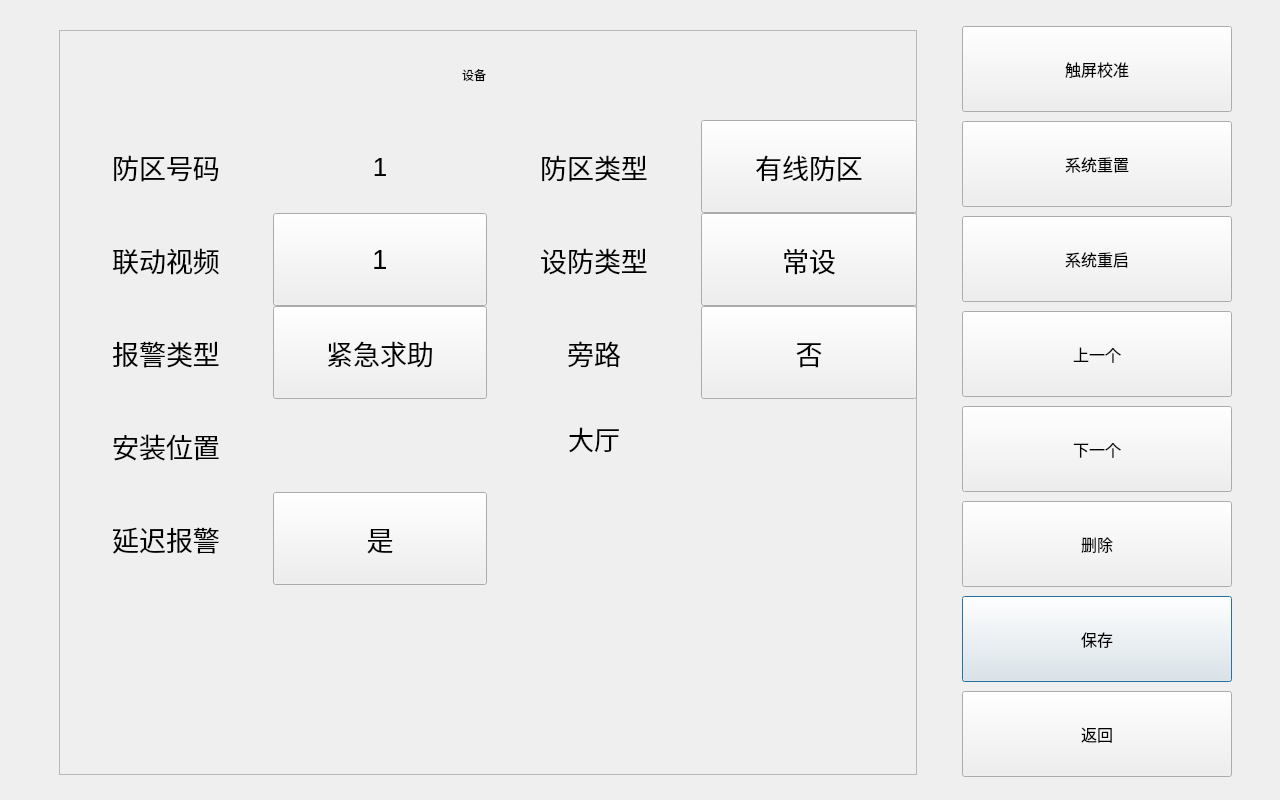
<?xml version="1.0" encoding="UTF-8"?>
<ui version="4.0">
 <class>AddDefenseDialog</class>
 <widget class="QDialog" name="AddDefenseDialog">
  <property name="geometry">
   <rect>
    <x>0</x>
    <y>0</y>
    <width>1280</width>
    <height>800</height>
   </rect>
  </property>
  <property name="windowTitle">
   <string>Dialog</string>
  </property>
  <widget class="CommonPushButton" name="pushButtonAddDefSave">
   <property name="geometry">
    <rect>
     <x>962</x>
     <y>596</y>
     <width>270</width>
     <height>86</height>
    </rect>
   </property>
   <property name="font">
    <font>
     <family>AlArabiya</family>
     <pointsize>12</pointsize>
    </font>
   </property>
   <property name="text">
    <string>保存</string>
   </property>
  </widget>
  <widget class="CommonPushButton" name="pushButtonAddDefDel">
   <property name="geometry">
    <rect>
     <x>962</x>
     <y>501</y>
     <width>270</width>
     <height>86</height>
    </rect>
   </property>
   <property name="font">
    <font>
     <family>AlArabiya</family>
     <pointsize>12</pointsize>
    </font>
   </property>
   <property name="text">
    <string>删除</string>
   </property>
  </widget>
  <widget class="CommonPushButton" name="pushButtonAddDefNext">
   <property name="geometry">
    <rect>
     <x>962</x>
     <y>406</y>
     <width>270</width>
     <height>86</height>
    </rect>
   </property>
   <property name="font">
    <font>
     <family>AlArabiya</family>
     <pointsize>12</pointsize>
    </font>
   </property>
   <property name="text">
    <string>下一个</string>
   </property>
  </widget>
  <widget class="CommonPushButton" name="pushButtonAddDefPrev">
   <property name="geometry">
    <rect>
     <x>962</x>
     <y>311</y>
     <width>270</width>
     <height>86</height>
    </rect>
   </property>
   <property name="font">
    <font>
     <family>AlArabiya</family>
     <pointsize>12</pointsize>
    </font>
   </property>
   <property name="text">
    <string>上一个</string>
   </property>
  </widget>
  <widget class="CommonPushButton" name="pushButtonAddDefCalibrate">
   <property name="geometry">
    <rect>
     <x>962</x>
     <y>26</y>
     <width>270</width>
     <height>86</height>
    </rect>
   </property>
   <property name="font">
    <font>
     <family>AlArabiya</family>
     <pointsize>12</pointsize>
    </font>
   </property>
   <property name="text">
    <string>触屏校准</string>
   </property>
  </widget>
  <widget class="CommonPushButton" name="pushButtonAddDefReset">
   <property name="geometry">
    <rect>
     <x>962</x>
     <y>121</y>
     <width>270</width>
     <height>86</height>
    </rect>
   </property>
   <property name="font">
    <font>
     <family>AlArabiya</family>
     <pointsize>12</pointsize>
    </font>
   </property>
   <property name="text">
    <string>系统重置</string>
   </property>
  </widget>
  <widget class="CommonPushButton" name="pushButtonAddDefReboot">
   <property name="geometry">
    <rect>
     <x>962</x>
     <y>216</y>
     <width>270</width>
     <height>86</height>
    </rect>
   </property>
   <property name="font">
    <font>
     <family>AlArabiya</family>
     <pointsize>12</pointsize>
    </font>
   </property>
   <property name="text">
    <string>系统重启</string>
   </property>
  </widget>
  <widget class="CommonPushButton" name="pushButtonAddDefReturn">
   <property name="geometry">
    <rect>
     <x>962</x>
     <y>691</y>
     <width>270</width>
     <height>86</height>
    </rect>
   </property>
   <property name="font">
    <font>
     <family>AlArabiya</family>
     <pointsize>12</pointsize>
    </font>
   </property>
   <property name="text">
    <string>返回</string>
   </property>
  </widget>
  <widget class="QFrame" name="framePanel">
   <property name="geometry">
    <rect>
     <x>59</x>
     <y>30</y>
     <width>858</width>
     <height>745</height>
    </rect>
   </property>
   <property name="frameShape">
    <enum>QFrame::StyledPanel</enum>
   </property>
   <property name="frameShadow">
    <enum>QFrame::Raised</enum>
   </property>
  </widget>
  <widget class="QFrame" name="frameDefenseSetting">
   <property name="geometry">
    <rect>
     <x>59</x>
     <y>30</y>
     <width>858</width>
     <height>745</height>
    </rect>
   </property>
   <property name="styleSheet">
    <string notr="true">font: 27px;</string>
   </property>
   <property name="frameShape">
    <enum>QFrame::NoFrame</enum>
   </property>
   <property name="frameShadow">
    <enum>QFrame::Raised</enum>
   </property>
  </widget>
  <widget class="QLabel" name="label_adddefense_4">
   <property name="geometry">
    <rect>
     <x>59</x>
     <y>399</y>
     <width>214</width>
     <height>93</height>
    </rect>
   </property>
   <property name="font">
    <font>
     <pointsize>-1</pointsize>
     <weight>50</weight>
     <italic>false</italic>
     <bold>false</bold>
    </font>
   </property>
   <property name="styleSheet">
    <string>font: 27px;</string>
   </property>
   <property name="text">
    <string>安装位置</string>
   </property>
   <property name="alignment">
    <set>Qt::AlignCenter</set>
   </property>
  </widget>
  <widget class="QLabel" name="label_adddefense_5">
   <property name="geometry">
    <rect>
     <x>59</x>
     <y>492</y>
     <width>214</width>
     <height>93</height>
    </rect>
   </property>
   <property name="font">
    <font>
     <pointsize>-1</pointsize>
     <weight>50</weight>
     <italic>false</italic>
     <bold>false</bold>
    </font>
   </property>
   <property name="styleSheet">
    <string>font: 27px;</string>
   </property>
   <property name="text">
    <string>延迟报警</string>
   </property>
   <property name="alignment">
    <set>Qt::AlignCenter</set>
   </property>
  </widget>
  <widget class="QLabel" name="label_title">
   <property name="geometry">
    <rect>
     <x>219</x>
     <y>40</y>
     <width>510</width>
     <height>70</height>
    </rect>
   </property>
   <property name="font">
    <font>
     <weight>50</weight>
     <italic>false</italic>
     <bold>false</bold>
    </font>
   </property>
   <property name="styleSheet">
    <string notr="true"/>
   </property>
   <property name="text">
    <string>设备</string>
   </property>
   <property name="alignment">
    <set>Qt::AlignCenter</set>
   </property>
  </widget>
  <widget class="QLabel" name="label_adddefense_1">
   <property name="geometry">
    <rect>
     <x>59</x>
     <y>120</y>
     <width>214</width>
     <height>93</height>
    </rect>
   </property>
   <property name="font">
    <font>
     <pointsize>-1</pointsize>
     <weight>50</weight>
     <italic>false</italic>
     <bold>false</bold>
    </font>
   </property>
   <property name="styleSheet">
    <string>font: 27px;</string>
   </property>
   <property name="text">
    <string>防区号码</string>
   </property>
   <property name="alignment">
    <set>Qt::AlignCenter</set>
   </property>
  </widget>
  <widget class="QLabel" name="label_adddefense_2">
   <property name="geometry">
    <rect>
     <x>59</x>
     <y>213</y>
     <width>214</width>
     <height>93</height>
    </rect>
   </property>
   <property name="font">
    <font>
     <pointsize>-1</pointsize>
     <weight>50</weight>
     <italic>false</italic>
     <bold>false</bold>
    </font>
   </property>
   <property name="styleSheet">
    <string>font: 27px;</string>
   </property>
   <property name="text">
    <string>联动视频</string>
   </property>
   <property name="alignment">
    <set>Qt::AlignCenter</set>
   </property>
  </widget>
  <widget class="QLabel" name="label_adddefense_3">
   <property name="geometry">
    <rect>
     <x>59</x>
     <y>306</y>
     <width>214</width>
     <height>93</height>
    </rect>
   </property>
   <property name="font">
    <font>
     <pointsize>-1</pointsize>
     <weight>50</weight>
     <italic>false</italic>
     <bold>false</bold>
    </font>
   </property>
   <property name="styleSheet">
    <string>font: 27px;</string>
   </property>
   <property name="text">
    <string>报警类型</string>
   </property>
   <property name="alignment">
    <set>Qt::AlignCenter</set>
   </property>
  </widget>
  <widget class="QLabel" name="labelDefenseNumber">
   <property name="geometry">
    <rect>
     <x>273</x>
     <y>120</y>
     <width>214</width>
     <height>93</height>
    </rect>
   </property>
   <property name="font">
    <font>
     <pointsize>-1</pointsize>
     <weight>50</weight>
     <italic>false</italic>
     <bold>false</bold>
    </font>
   </property>
   <property name="styleSheet">
    <string notr="true">border: 0px;
background-color: transparent;
font: 26px</string>
   </property>
   <property name="text">
    <string>1</string>
   </property>
   <property name="alignment">
    <set>Qt::AlignCenter</set>
   </property>
  </widget>
  <widget class="QLabel" name="label_adddefense_6">
   <property name="geometry">
    <rect>
     <x>487</x>
     <y>120</y>
     <width>214</width>
     <height>93</height>
    </rect>
   </property>
   <property name="font">
    <font>
     <pointsize>-1</pointsize>
     <weight>50</weight>
     <italic>false</italic>
     <bold>false</bold>
    </font>
   </property>
   <property name="styleSheet">
    <string>font: 27px;</string>
   </property>
   <property name="text">
    <string>防区类型</string>
   </property>
   <property name="alignment">
    <set>Qt::AlignCenter</set>
   </property>
  </widget>
  <widget class="CommonPushButton" name="pushButtonAddDefType">
   <property name="geometry">
    <rect>
     <x>701</x>
     <y>120</y>
     <width>216</width>
     <height>93</height>
    </rect>
   </property>
   <property name="focusPolicy">
    <enum>Qt::StrongFocus</enum>
   </property>
   <property name="styleSheet">
    <string notr="true">font: 27px;</string>
   </property>
   <property name="text">
    <string>有线防区</string>
   </property>
  </widget>
  <widget class="CommonPushButton" name="pushButtonAddDefChannel">
   <property name="geometry">
    <rect>
     <x>273</x>
     <y>213</y>
     <width>214</width>
     <height>93</height>
    </rect>
   </property>
   <property name="focusPolicy">
    <enum>Qt::StrongFocus</enum>
   </property>
   <property name="styleSheet">
    <string notr="true">font: 27px;</string>
   </property>
   <property name="text">
    <string>1</string>
   </property>
  </widget>
  <widget class="QLabel" name="label_adddefense_7">
   <property name="geometry">
    <rect>
     <x>487</x>
     <y>213</y>
     <width>214</width>
     <height>93</height>
    </rect>
   </property>
   <property name="font">
    <font>
     <pointsize>-1</pointsize>
     <weight>50</weight>
     <italic>false</italic>
     <bold>false</bold>
    </font>
   </property>
   <property name="styleSheet">
    <string>font: 27px;</string>
   </property>
   <property name="text">
    <string>设防类型</string>
   </property>
   <property name="alignment">
    <set>Qt::AlignCenter</set>
   </property>
  </widget>
  <widget class="CommonPushButton" name="pushButtonAddDefProperty">
   <property name="geometry">
    <rect>
     <x>701</x>
     <y>213</y>
     <width>216</width>
     <height>93</height>
    </rect>
   </property>
   <property name="focusPolicy">
    <enum>Qt::StrongFocus</enum>
   </property>
   <property name="styleSheet">
    <string notr="true">font: 27px;</string>
   </property>
   <property name="text">
    <string>常设</string>
   </property>
  </widget>
  <widget class="CommonPushButton" name="pushButtonAddDefSubType">
   <property name="geometry">
    <rect>
     <x>273</x>
     <y>306</y>
     <width>214</width>
     <height>93</height>
    </rect>
   </property>
   <property name="focusPolicy">
    <enum>Qt::StrongFocus</enum>
   </property>
   <property name="styleSheet">
    <string notr="true">font: 27px;</string>
   </property>
   <property name="text">
    <string>紧急求助</string>
   </property>
  </widget>
  <widget class="QLabel" name="label_adddefense_8">
   <property name="geometry">
    <rect>
     <x>487</x>
     <y>306</y>
     <width>214</width>
     <height>93</height>
    </rect>
   </property>
   <property name="font">
    <font>
     <pointsize>-1</pointsize>
     <weight>50</weight>
     <italic>false</italic>
     <bold>false</bold>
    </font>
   </property>
   <property name="styleSheet">
    <string>font: 27px;</string>
   </property>
   <property name="text">
    <string>旁路</string>
   </property>
   <property name="alignment">
    <set>Qt::AlignCenter</set>
   </property>
  </widget>
  <widget class="CommonPushButton" name="pushButtonAddDefBypass">
   <property name="geometry">
    <rect>
     <x>701</x>
     <y>306</y>
     <width>216</width>
     <height>93</height>
    </rect>
   </property>
   <property name="focusPolicy">
    <enum>Qt::StrongFocus</enum>
   </property>
   <property name="styleSheet">
    <string notr="true">font: 27px;</string>
   </property>
   <property name="text">
    <string>否</string>
   </property>
  </widget>
  <widget class="MyLineEdit" name="lineEditDefenseLocation">
   <property name="geometry">
    <rect>
     <x>273</x>
     <y>399</y>
     <width>644</width>
     <height>93</height>
    </rect>
   </property>
   <property name="focusPolicy">
    <enum>Qt::StrongFocus</enum>
   </property>
   <property name="styleSheet">
    <string notr="true">border: 0px;
background-color: transparent;
font: 26px</string>
   </property>
   <property name="text">
    <string>大厅</string>
   </property>
   <property name="maxLength">
    <number>30</number>
   </property>
   <property name="alignment">
    <set>Qt::AlignCenter</set>
   </property>
  </widget>
  <widget class="CommonPushButton" name="pushButtonAddDefDelayAlarm">
   <property name="geometry">
    <rect>
     <x>273</x>
     <y>492</y>
     <width>214</width>
     <height>93</height>
    </rect>
   </property>
   <property name="focusPolicy">
    <enum>Qt::StrongFocus</enum>
   </property>
   <property name="styleSheet">
    <string notr="true">font: 27px;</string>
   </property>
   <property name="text">
    <string>是</string>
   </property>
  </widget>
 </widget>
 <customwidgets>
  <customwidget>
   <class>CommonPushButton</class>
   <extends>QPushButton</extends>
   <header>commonpushbutton.h</header>
  </customwidget>
  <customwidget>
   <class>MyLineEdit</class>
   <extends>QLineEdit</extends>
   <header>mylineedit.h</header>
  </customwidget>
 </customwidgets>
 <tabstops>
  <tabstop>pushButtonAddDefCalibrate</tabstop>
  <tabstop>pushButtonAddDefReset</tabstop>
  <tabstop>pushButtonAddDefPrev</tabstop>
  <tabstop>pushButtonAddDefNext</tabstop>
  <tabstop>pushButtonAddDefDel</tabstop>
  <tabstop>pushButtonAddDefSave</tabstop>
 </tabstops>
 <resources/>
 <connections/>
</ui>
